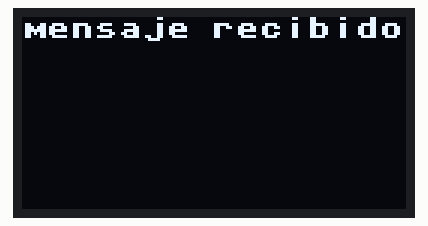
A program run on a simulated Raspberry Pi Pico running MicroPython. Shown: 128×64 one-colour display.

Above: at 0.1 s.

The program:

PICO2.py
```python
import time
from sys import stdin
import uselect

from machine import Pin, I2C
from ssd1306 import SSD1306_I2C
from time import sleep
import utime

csv_filename = "data.csv"

def pantalla():
    WIDTH = 128
    HEIGHT = 64
    i2c = I2C(0, scl=Pin(17), sda=Pin(16), freq=200000)
    oled = SSD1306_I2C(WIDTH, HEIGHT, i2c)
    return oled

def mostrar_oled(oled, message):
    oled.fill(0)
    ancho_caracter = 7  # <-- tamaño en pixeles de un caracter
    max_columna = 120   # <-- long max de la pantalla
    fila = 0            # <-- primera linea
    columna = 0			# <-- primera columna
    palabras = message.split() # <-- string a lista
    for palabra in palabras:
        ancho_palabra = len(palabra) * ancho_caracter
        if columna + ancho_palabra > max_columna:
            fila += 16
            columna = 0
        if fila >= 50:
            oled.show()
            sleep(1)
            oled.fill(0)
            fila = 0
            columna = 0
        oled.text(palabra, columna, fila)
        columna = columna + 7 # --> espacio entre palabras porsia
        columna += ancho_palabra + ancho_caracter
    oled.show()
    sleep(5)

def save_to_csv(data):
    with open(csv_filename, "w") as f:
        f.write(data + "\n")

def main():
    oled = pantalla()
    mostrar_oled(oled, "mensaje recibido")
    listo = False
    while not listo:
        select_result = uselect.select([stdin], [], [], 0)
        buffer = ''

        while select_result[0]:
            input_character = stdin.read(1)

            # Verificar si el carácter es un asterisco
            if input_character == '*':
                # Si encontramos un asterisco, guardamos los datos y salimos
                if buffer:  # Solo guardar si hay datos en el buffer
                    save_to_csv(buffer)
                    mostrar_oled(oled, buffer)
                    listo = True
                #buffer = ''  # Limpiar el buffer
                break  # Salimos del bucle al encontrar el asterisco

            # Agregar cualquier carácter al buffer, incluidas las comas
            buffer += input_character

            select_result = uselect.select([stdin], [], [], 0)

    mostrar_oled(oled, "listo")


if __name__ == "__main__":
    main()
```
